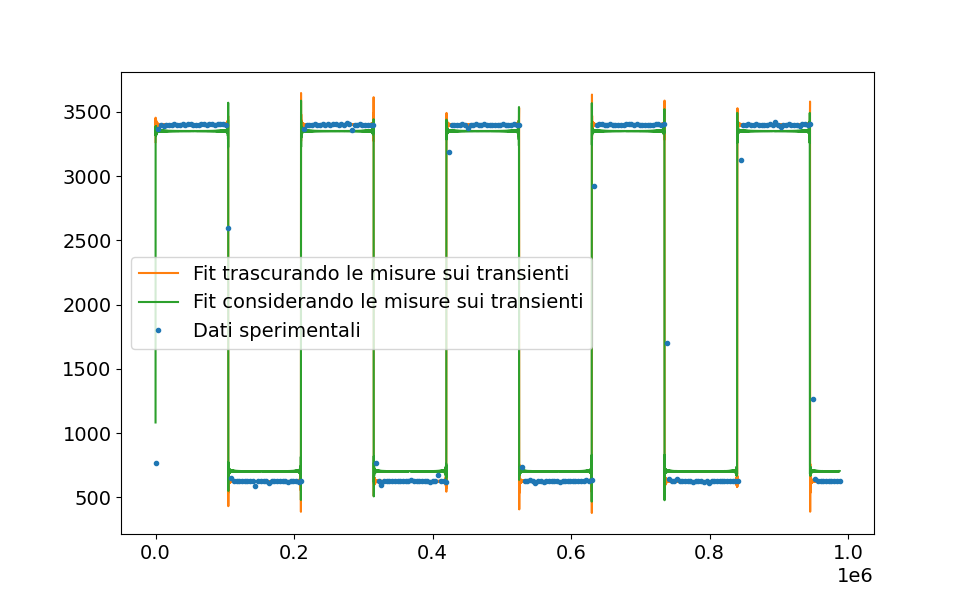

Reproduce this figure in Python.
import numpy as np
from matplotlib import pyplot as plt
from scipy.optimize import curve_fit

filepath = r'/media/candido/Extreme SSD/Unipi/Secondo anno/Lab 2/Materiale/Esercizi/Relazionenatalizia/'

### Aesthetic Settings
fontsize = 14
num_plots = 6
params = {
    'figure.figsize': (6 * 1.618, 6),  # Figure size
    'axes.labelsize': fontsize,        # Axis label size
    'axes.titlesize': fontsize,        # Title size
    'xtick.labelsize': fontsize,       # X-axis tick label size
    'ytick.labelsize': fontsize,       # Y-axis tick label size
    'legend.fontsize': fontsize,       # Legend font size
}
plt.rcParams.update(params)
#################

def calculate_derivative(x, y):
    return np.gradient(y, x)

# Creare la funzione di errore
def assign_error(x, y):
    error = np.zeros_like(y)

    # Calcolare la derivata per identificare i cambiamenti rapidi (punto verticale)
    dy = calculate_derivative(x, y)

    # Punti orizzontali (dove la derivata è bassa)
    horizontal_indices = np.abs(dy) < 0.1
    error[horizontal_indices] = 1  # Errore di 1 ai punti orizzontali

    # Punti verticali (dove la derivata è alta)
    vertical_indices = np.abs(dy) > 0.1
    error[vertical_indices] = 1e4  # Errore di 1e5 ai punti verticali

    return error


##################
def G_lpf(omega,ft=1000):
    f=omega/(2*np.pi)
    return 1/np.sqrt(1+(f/ft)**2)
def dphi_lpf(omega,ft=1000):
    f=omega/(2*np.pi)
    return np.arctan(-f/ft)

def G_hpf(omega,ft=1000):
    f=omega/(2*np.pi)
    return 1/np.sqrt(1+(ft/f)**2)
def dphi_hpf(omega,ft=1000):
    f=omega/(2*np.pi)
    return np.arctan(ft/f)

##################
def sharkfin(x, omega=2 * np.pi,ft=1e1,a=1,c=0, iter=1000):
    iter += 1
    f = 0
    for k in range(1, iter, 2):
        dphi=dphi_lpf(k*omega,ft)
        G=G_lpf(k*omega,ft)
        f += G*(2 / (k * np.pi)) * np.sin(k * x * omega+dphi)
    return a*(f- np.mean(f))+c


def ff(x, omega=2 * np.pi, phi=0,a=1,c=0, iter=1000):
    iter += 1
    f = 0
    x=x+phi

    for k in range(1, iter, 2):
        f += (2 / (k * np.pi)) * np.sin(k * x * omega)
    return a*f+c

##################

t1,v1=np.loadtxt(filepath+"data/quadra1.txt",unpack=True)
xx=np.linspace(max(t1),min(t1),10000)

s_v1 = assign_error(t1, v1)

p0=(2*np.pi/2.1e5,0.5,3000,2000)
popt11,pcov11=curve_fit(ff,t1,v1,p0=p0,sigma=s_v1,absolute_sigma=False)
popt12,pcov12=curve_fit(ff,t1,v1,p0=p0,absolute_sigma=False)


plt.figure()
plt.errorbar(t1,v1,fmt='.',label="Dati sperimentali")
plt.plot(xx,ff(xx,*popt11),label="Fit trascurando le misure sui transienti")
plt.plot(xx,ff(xx,*popt12),label="Fit considerando le misure sui transienti")
plt.legend()
plt.savefig(filepath+"bestfit_squarewave.png")
plt.show()